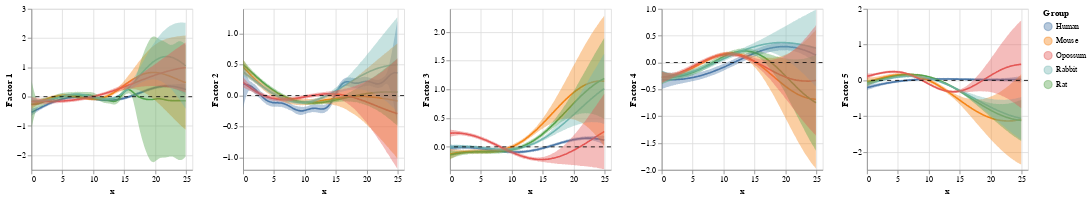

The notebook cell this image was saved under:
### Code cell
plot_gps_1d(model, torch.arange(start=0, end=25, step=0.1))

### Figure 1 — Vega specification as saved in the notebook (floating-point values rounded to 4 significant figures; data arrays with more than 128 entries replaced by an {"elided": "..."} marker saying what was removed)
{"$schema": "https://vega.github.io/schema/vega/v5.json", "data": [{"name": "param_8_store"}, {"name": "param_9_store"}, {"name": "param_10_store"}, {"name": "param_11_store"}, {"name": "param_12_store"}, {"name": "source_0", "values": {"elided": "1250 records"}}, {"name": "source_1", "values": [{"y": 0}]}, {"name": "source_2", "values": [{"y": 0}]}, {"name": "source_3", "values": [{"y": 0}]}, {"name": "source_4", "values": [{"y": 0}]}, {"name": "source_5", "values": [{"y": 0}]}, {"name": "source_0_color_domain_group", "values": [{"group": "Human"}, {"group": "Mouse"}, {"group": "Rat"}, {"group": "Rabbit"}, {"group": "Opossum"}]}, {"name": "source_0_concat_0_x_domain_x", "values": [{"min": 0.0, "max": 24.9}]}, {"name": "source_0_concat_1_x_domain_x", "values": [{"min": 0.0, "max": 24.9}]}, {"name": "source_0_concat_2_x_domain_x", "values": [{"min": 0.0, "max": 24.9}]}, {"name": "source_0_concat_3_x_domain_x", "values": [{"min": 0.0, "max": 24.9}]}, {"name": "source_0_concat_4_x_domain_x", "values": [{"min": 0.0, "max": 24.9}]}], "signals": [{"name": "childWidth", "value": 200}, {"name": "unit", "value": {}, "on": [{"events": "pointermove", "update": "isTuple(group()) ? group() : unit"}]}, {"name": "param_8", "update": "{\"x\": param_8_x, \"f_mean_factor_1\": param_8_f_mean_factor_1}"}, {"name": "param_8_x"}, {"name": "param_8_f_mean_factor_1"}, {"name": "param_9", "update": "{\"x\": param_9_x, \"f_mean_factor_2\": param_9_f_mean_factor_2}"}, {"name": "param_9_x"}, {"name": "param_9_f_mean_factor_2"}, {"name": "param_10", "update": "{\"x\": param_10_x, \"f_mean_factor_3\": param_10_f_mean_factor_3}"}, {"name": "param_10_x"}, {"name": "param_10_f_mean_factor_3"}, {"name": "param_11", "update": "{\"x\": param_11_x, \"f_mean_factor_4\": param_11_f_mean_factor_4}"}, {"name": "param_11_x"}, {"name": "param_11_f_mean_factor_4"}, {"name": "param_12", "update": "{\"x\": param_12_x, \"f_mean_factor_5\": param_12_f_mean_factor_5}"}, {"name": "param_12_x"}, {"name": "param_12_f_mean_factor_5"}], "marks": [{"type": "group", "name": "concat_0_group", "encode": {"update": {"height": {"signal": "height"}, "width": {"signal": "childWidth"}}}, "signals": [{"name": "param_8_x", "on": [{"events": [{"source": "view", "type": "dblclick"}], "update": "null"}, {"events": {"signal": "param_8_translate_delta"}, "update": "panLinear(param_8_translate_anchor.extent_x, -param_8_translate_delta.x / childWidth)"}, {"events": {"signal": "param_8_zoom_delta"}, "update": "zoomLinear(domain(\"concat_0_x\"), param_8_zoom_anchor.x, param_8_zoom_delta)"}], "push": "outer"}, {"name": "param_8_f_mean_factor_1", "on": [{"events": [{"source": "view", "type": "dblclick"}], "update": "null"}, {"events": {"signal": "param_8_translate_delta"}, "update": "panLinear(param_8_translate_anchor.extent_y, param_8_translate_delta.y / height)"}, {"events": {"signal": "param_8_zoom_delta"}, "update": "zoomLinear(domain(\"concat_0_y\"), param_8_zoom_anchor.y, param_8_zoom_delta)"}], "push": "outer"}, {"name": "param_8_tuple", "on": [{"events": [{"signal": "param_8_x || param_8_f_mean_factor_1"}], "update": "param_8_x && param_8_f_mean_factor_1 ? {unit: \"view_8\", fields: param_8_tuple_fields, values: [param_8_x,param_8_f_mean_factor_1]} : null"}]}, {"name": "param_8_tuple_fields", "value": [{"field": "x", "channel": "x", "type": "R"}, {"field": "f_mean_factor_1", "channel": "y", "type": "R"}]}, {"name": "param_8_translate_anchor", "value": {}, "on": [{"events": [{"source": "scope", "type": "pointerdown"}], "update": "{x: x(unit), y: y(unit), extent_x: domain(\"concat_0_x\"), extent_y: domain(\"concat_0_y\")}"}]}, {"name": "param_8_translate_delta", "value": {}, "on": [{"events": [{"source": "window", "between": [{"source": "scope", "type": "pointerdown"}, {"source": "window", "type": "pointerup"}], "consume": true, "type": "pointermove"}], "update": "{x: param_8_translate_anchor.x - x(unit), y: param_8_translate_anchor.y - y(unit)}"}]}, {"name": "param_8_zoom_anchor", "on": [{"events": [{"source": "scope", "consume": true, "type": "wheel"}], "update": "{x: invert(\"concat_0_x\", x(unit)), y: invert(\"concat_0_y\", y(unit))}"}]}, {"name": "param_8_zoom_delta", "on": [{"events": [{"source": "scope", "consume": true, "type": "wheel"}], "update": "pow(1.001, event.deltaY * pow(16, event.deltaMode))", "force": true}]}, {"name": "param_8_modify", "on": [{"events": {"signal": "param_8_tuple"}, "update": "modify(\"param_8_store\", param_8_tuple, true)"}]}], "marks": [{"type": "group", "name": "view_8_pathgroup", "from": {"facet": {"data": "source_0", "name": "faceted_path_view_8_main", "groupby": ["group"]}}, "encode": {"update": {"height": {"field": {"signal": null, "datum": null, "group": "height", "parent": null}}, "width": {"field": {"signal": null, "datum": null, "group": "width", "parent": null}}}}, "marks": [{"type": "line", "name": "view_8_marks", "from": {"data": "faceted_path_view_8_main"}, "sort": {"field": "datum[\"x\"]"}, "encode": {"update": {"x": {"field": "x", "scale": "concat_0_x"}, "defined": {"signal": "isValid(datum[\"x\"]) && isFinite(+datum[\"x\"]) && isValid(datum[\"f_mean_factor_1\"]) && isFinite(+datum[\"f_mean_factor_1\"])"}, "stroke": {"field": "group", "scale": "color"}, "y": {"field": "f_mean_factor_1", "scale": "concat_0_y"}}}, "style": ["line"], "clip": true, "interactive": true}]}, {"type": "group", "name": "concat_0_layer_1_pathgroup", "from": {"facet": {"data": "source_0", "name": "faceted_path_concat_0_layer_1_main", "groupby": ["group"]}}, "encode": {"update": {"width": {"field": {"signal": null, "datum": null, "group": "width", "parent": null}}, "height": {"field": {"signal": null, "datum": null, "group": "height", "parent": null}}}}, "marks": [{"type": "area", "name": "concat_0_layer_1_marks", "from": {"data": "faceted_path_concat_0_layer_1_main"}, "sort": {"field": "datum[\"x\"]"}, "encode": {"update": {"orient": {"value": "vertical"}, "defined": {"signal": "isValid(datum[\"x\"]) && isFinite(+datum[\"x\"]) && isValid(datum[\"f_lower_factor_1\"]) && isFinite(+datum[\"f_lower_factor_1\"])"}, "x": {"field": "x", "scale": "concat_0_x"}, "y2": {"field": "f_upper_factor_1", "scale": "concat_0_y"}, "fill": {"field": "group", "scale": "color"}, "opacity": {"value": 0.4}, "y": {"field": "f_lower_factor_1", "scale": "concat_0_y"}}}, "style": ["area"], "clip": true, "interactive": false}]}, {"type": "rule", "name": "concat_0_layer_2_marks", "from": {"data": "source_1"}, "encode": {"update": {"x2": {"value": 0}, "strokeDash": {"value": [5, 5]}, "stroke": {"value": "black"}, "y": {"field": "y", "scale": "concat_0_y"}, "x": {"field": {"signal": null, "datum": null, "group": "width", "parent": null}}}}, "interactive": false, "clip": true, "style": ["rule"]}], "axes": [{"scale": "concat_0_x", "zindex": 0, "domain": false, "grid": true, "gridScale": "concat_0_y", "maxExtent": 0, "minExtent": 0, "ticks": false, "tickCount": {"signal": "ceil(childWidth/40)"}, "aria": false, "labels": false, "orient": "bottom"}, {"scale": "concat_0_y", "labels": false, "maxExtent": 0, "gridScale": "concat_0_x", "zindex": 0, "ticks": false, "tickCount": {"signal": "ceil(height/40)"}, "grid": true, "aria": false, "domain": false, "minExtent": 0, "orient": "left"}, {"scale": "concat_0_x", "orient": "bottom", "labelOverlap": true, "zindex": 0, "grid": false, "labelFlush": true, "tickCount": {"signal": "ceil(childWidth/40)"}, "title": "x"}, {"scale": "concat_0_y", "labelOverlap": true, "zindex": 0, "grid": false, "tickCount": {"signal": "ceil(height/40)"}, "orient": "left", "title": "Factor 1"}], "style": "cell"}, {"type": "group", "name": "concat_1_group", "encode": {"update": {"height": {"signal": "height"}, "width": {"signal": "childWidth"}}}, "signals": [{"name": "param_9_x", "on": [{"events": [{"source": "view", "type": "dblclick"}], "update": "null"}, {"events": {"signal": "param_9_translate_delta"}, "update": "panLinear(param_9_translate_anchor.extent_x, -param_9_translate_delta.x / childWidth)"}, {"events": {"signal": "param_9_zoom_delta"}, "update": "zoomLinear(domain(\"concat_1_x\"), param_9_zoom_anchor.x, param_9_zoom_delta)"}], "push": "outer"}, {"name": "param_9_f_mean_factor_2", "on": [{"events": [{"source": "view", "type": "dblclick"}], "update": "null"}, {"events": {"signal": "param_9_translate_delta"}, "update": "panLinear(param_9_translate_anchor.extent_y, param_9_translate_delta.y / height)"}, {"events": {"signal": "param_9_zoom_delta"}, "update": "zoomLinear(domain(\"concat_1_y\"), param_9_zoom_anchor.y, param_9_zoom_delta)"}], "push": "outer"}, {"name": "param_9_tuple", "on": [{"events": [{"signal": "param_9_x || param_9_f_mean_factor_2"}], "update": "param_9_x && param_9_f_mean_factor_2 ? {unit: \"view_9\", fields: param_9_tuple_fields, values: [param_9_x,param_9_f_mean_factor_2]} : null"}]}, {"name": "param_9_tuple_fields", "value": [{"field": "x", "channel": "x", "type": "R"}, {"field": "f_mean_factor_2", "channel": "y", "type": "R"}]}, {"name": "param_9_translate_anchor", "value": {}, "on": [{"events": [{"source": "scope", "type": "pointerdown"}], "update": "{x: x(unit), y: y(unit), extent_x: domain(\"concat_1_x\"), extent_y: domain(\"concat_1_y\")}"}]}, {"name": "param_9_translate_delta", "value": {}, "on": [{"events": [{"source": "window", "between": [{"source": "scope", "type": "pointerdown"}, {"source": "window", "type": "pointerup"}], "type": "pointermove", "consume": true}], "update": "{x: param_9_translate_anchor.x - x(unit), y: param_9_translate_anchor.y - y(unit)}"}]}, {"name": "param_9_zoom_anchor", "on": [{"events": [{"source": "scope", "type": "wheel", "consume": true}], "update": "{x: invert(\"concat_1_x\", x(unit)), y: invert(\"concat_1_y\", y(unit))}"}]}, {"name": "param_9_zoom_delta", "on": [{"events": [{"source": "scope", "type": "wheel", "consume": true}], "update": "pow(1.001, event.deltaY * pow(16, event.deltaMode))", "force": true}]}, {"name": "param_9_modify", "on": [{"events": {"signal": "param_9_tuple"}, "update": "modify(\"param_9_store\", param_9_tuple, true)"}]}], "marks": [{"type": "group", "name": "view_9_pathgroup", "from": {"facet": {"data": "source_0", "name": "faceted_path_view_9_main", "groupby": ["group"]}}, "encode": {"update": {"width": {"field": {"signal": null, "datum": null, "group": "width", "parent": null}}, "height": {"field": {"signal": null, "datum": null, "group": "height", "parent": null}}}}, "marks": [{"type": "line", "name": "view_9_marks", "from": {"data": "faceted_path_view_9_main"}, "sort": {"field": "datum[\"x\"]"}, "encode": {"update": {"y": {"field": "f_mean_factor_2", "scale": "concat_1_y"}, "x": {"field": "x", "scale": "concat_1_x"}, "defined": {"signal": "isValid(datum[\"x\"]) && isFinite(+datum[\"x\"]) && isValid(datum[\"f_mean_factor_2\"]) && isFinite(+datum[\"f_mean_factor_2\"])"}, "stroke": {"field": "group", "scale": "color"}}}, "style": ["line"], "clip": true, "interactive": true}]}, {"type": "group", "name": "concat_1_layer_1_pathgroup", "from": {"facet": {"data": "source_0", "name": "faceted_path_concat_1_layer_1_main", "groupby": ["group"]}}, "encode": {"update": {"height": {"field": {"signal": null, "datum": null, "group": "height", "parent": null}}, "width": {"field": {"signal": null, "datum": null, "group": "width", "parent": null}}}}, "marks": [{"type": "area", "name": "concat_1_layer_1_marks", "from": {"data": "faceted_path_concat_1_layer_1_main"}, "sort": {"field": "datum[\"x\"]"}, "encode": {"update": {"defined": {"signal": "isValid(datum[\"x\"]) && isFinite(+datum[\"x\"]) && isValid(datum[\"f_lower_factor_2\"]) && isFinite(+datum[\"f_lower_factor_2\"])"}, "orient": {"value": "vertical"}, "y2": {"field": "f_upper_factor_2", "scale": "concat_1_y"}, "y": {"field": "f_lower_factor_2", "scale": "concat_1_y"}, "opacity": {"value": 0.4}, "x": {"field": "x", "scale": "concat_1_x"}, "fill": {"field": "group", "scale": "color"}}}, "clip": true, "style": ["area"], "interactive": false}]}, {"type": "rule", "name": "concat_1_layer_2_marks", "from": {"data": "source_2"}, "encode": {"update": {"x": {"field": {"signal": null, "datum": null, "group": "width", "parent": null}}, "stroke": {"value": "black"}, "x2": {"value": 0}, "y": {"field": "y", "scale": "concat_1_y"}, "strokeDash": {"value": [5, 5]}}}, "clip": true, "interactive": false, "style": ["rule"]}], "axes": [{"scale": "concat_1_x", "gridScale": "concat_1_y", "tickCount": {"signal": "ceil(childWidth/40)"}, "minExtent": 0, "labels": false, "orient": "bottom", "domain": false, "aria": false, "maxExtent": 0, "ticks": false, "zindex": 0, "grid": true}, {"scale": "concat_1_y", "aria": false, "minExtent": 0, "domain": false, "gridScale": "concat_1_x", "grid": true, "orient": "left", "maxExtent": 0, "ticks": false, "labels": false, "tickCount": {"signal": "ceil(height/40)"}, "zindex": 0}, {"scale": "concat_1_x", "tickCount": {"signal": "ceil(childWidth/40)"}, "title": "x", "grid": false, "labelFlush": true, "labelOverlap": true, "orient": "bottom", "zindex": 0}, {"scale": "concat_1_y", "grid": false, "tickCount": {"signal": "ceil(height/40)"}, "title": "Factor 2", "labelOverlap": true, "zindex": 0, "orient": "left"}], "style": "cell"}, {"type": "group", "name": "concat_2_group", "encode": {"update": {"width": {"signal": "childWidth"}, "height": {"signal": "height"}}}, "signals": [{"name": "param_10_x", "on": [{"events": [{"source": "view", "type": "dblclick"}], "update": "null"}, {"events": {"signal": "param_10_translate_delta"}, "update": "panLinear(param_10_translate_anchor.extent_x, -param_10_translate_delta.x / childWidth)"}, {"events": {"signal": "param_10_zoom_delta"}, "update": "zoomLinear(domain(\"concat_2_x\"), param_10_zoom_anchor.x, param_10_zoom_delta)"}], "push": "outer"}, {"name": "param_10_f_mean_factor_3", "on": [{"events": [{"source": "view", "type": "dblclick"}], "update": "null"}, {"events": {"signal": "param_10_translate_delta"}, "update": "panLinear(param_10_translate_anchor.extent_y, param_10_translate_delta.y / height)"}, {"events": {"signal": "param_10_zoom_delta"}, "update": "zoomLinear(domain(\"concat_2_y\"), param_10_zoom_anchor.y, param_10_zoom_delta)"}], "push": "outer"}, {"name": "param_10_tuple", "on": [{"events": [{"signal": "param_10_x || param_10_f_mean_factor_3"}], "update": "param_10_x && param_10_f_mean_factor_3 ? {unit: \"view_10\", fields: param_10_tuple_fields, values: [param_10_x,param_10_f_mean_factor_3]} : null"}]}, {"name": "param_10_tuple_fields", "value": [{"field": "x", "channel": "x", "type": "R"}, {"field": "f_mean_factor_3", "channel": "y", "type": "R"}]}, {"name": "param_10_translate_anchor", "value": {}, "on": [{"events": [{"source": "scope", "type": "pointerdown"}], "update": "{x: x(unit), y: y(unit), extent_x: domain(\"concat_2_x\"), extent_y: domain(\"concat_2_y\")}"}]}, {"name": "param_10_translate_delta", "value": {}, "on": [{"events": [{"source": "window", "between": [{"source": "scope", "type": "pointerdown"}, {"source": "window", "type": "pointerup"}], "consume": true, "type": "pointermove"}], "update": "{x: param_10_translate_anchor.x - x(unit), y: param_10_translate_anchor.y - y(unit)}"}]}, {"name": "param_10_zoom_anchor", "on": [{"events": [{"source": "scope", "type": "wheel", "consume": true}], "update": "{x: invert(\"concat_2_x\", x(unit)), y: invert(\"concat_2_y\", y(unit))}"}]}, {"name": "param_10_zoom_delta", "on": [{"events": [{"source": "scope", "type": "wheel", "consume": true}], "update": "pow(1.001, event.deltaY * pow(16, event.deltaMode))", "force": true}]}, {"name": "param_10_modify", "on": [{"events": {"signal": "param_10_tuple"}, "update": "modify(\"param_10_store\", param_10_tuple, true)"}]}], "marks": [{"type": "group", "name": "view_10_pathgroup", "from": {"facet": {"data": "source_0", "name": "faceted_path_view_10_main", "groupby": ["group"]}}, "encode": {"update": {"height": {"field": {"signal": null, "datum": null, "group": "height", "parent": null}}, "width": {"field": {"signal": null, "datum": null, "group": "width", "parent": null}}}}, "marks": [{"type": "line", "name": "view_10_marks", "from": {"data": "faceted_path_view_10_main"}, "sort": {"field": "datum[\"x\"]"}, "encode": {"update": {"x": {"field": "x", "scale": "concat_2_x"}, "y": {"field": "f_mean_factor_3", "scale": "concat_2_y"}, "stroke": {"field": "group", "scale": "color"}, "defined": {"signal": "isValid(datum[\"x\"]) && isFinite(+datum[\"x\"]) && isValid(datum[\"f_mean_factor_3\"]) && isFinite(+datum[\"f_mean_factor_3\"])"}}}, "interactive": true, "clip": true, "style": ["line"]}]}, {"type": "group", "name": "concat_2_layer_1_pathgroup", "from": {"facet": {"data": "source_0", "name": "faceted_path_concat_2_layer_1_main", "groupby": ["group"]}}, "encode": {"update": {"width": {"field": {"signal": null, "datum": null, "group": "width", "parent": null}}, "height": {"field": {"signal": null, "datum": null, "group": "height", "parent": null}}}}, "marks": [{"type": "area", "name": "concat_2_layer_1_marks", "from": {"data": "faceted_path_concat_2_layer_1_main"}, "sort": {"field": "datum[\"x\"]"}, "encode": {"update": {"x": {"field": "x", "scale": "concat_2_x"}, "opacity": {"value": 0.4}, "y": {"field": "f_lower_factor_3", "scale": "concat_2_y"}, "defined": {"signal": "isValid(datum[\"x\"]) && isFinite(+datum[\"x\"]) && isValid(datum[\"f_lower_factor_3\"]) && isFinite(+datum[\"f_lower_factor_3\"])"}, "fill": {"field": "group", "scale": "color"}, "y2": {"field": "f_upper_factor_3", "scale": "concat_2_y"}, "orient": {"value": "vertical"}}}, "clip": true, "style": ["area"], "interactive": false}]}, {"type": "rule", "name": "concat_2_layer_2_marks", "from": {"data": "source_3"}, "encode": {"update": {"x": {"field": {"signal": null, "datum": null, "group": "width", "parent": null}}, "x2": {"value": 0}, "y": {"field": "y", "scale": "concat_2_y"}, "strokeDash": {"value": [5, 5]}, "stroke": {"value": "black"}}}, "style": ["rule"], "interactive": false, "clip": true}], "axes": [{"scale": "concat_2_x", "maxExtent": 0, "zindex": 0, "ticks": false, "labels": false, "aria": false, "orient": "bottom", "minExtent": 0, "grid": true, "gridScale": "concat_2_y", "domain": false, "tickCount": {"signal": "ceil(childWidth/40)"}}, {"scale": "concat_2_y", "domain": false, "labels": false, "orient": "left", "zindex": 0, "grid": true, "tickCount": {"signal": "ceil(height/40)"}, "maxExtent": 0, "minExtent": 0, "ticks": false, "gridScale": "concat_2_x", "aria": false}, {"scale": "concat_2_x", "title": "x", "tickCount": {"signal": "ceil(childWidth/40)"}, "zindex": 0, "labelFlush": true, "labelOverlap": true, "grid": false, "orient": "bottom"}, {"scale": "concat_2_y", "zindex": 0, "tickCount": {"signal": "ceil(height/40)"}, "orient": "left", "title": "Factor 3", "grid": false, "labelOverlap": true}], "style": "cell"}, {"type": "group", "name": "concat_3_group", "encode": {"update": {"height": {"signal": "height"}, "width": {"signal": "childWidth"}}}, "signals": [{"name": "param_11_x", "on": [{"events": [{"source": "view", "type": "dblclick"}], "update": "null"}, {"events": {"signal": "param_11_translate_delta"}, "update": "panLinear(param_11_translate_anchor.extent_x, -param_11_translate_delta.x / childWidth)"}, {"events": {"signal": "param_11_zoom_delta"}, "update": "zoomLinear(domain(\"concat_3_x\"), param_11_zoom_anchor.x, param_11_zoom_delta)"}], "push": "outer"}, {"name": "param_11_f_mean_factor_4", "on": [{"events": [{"source": "view", "type": "dblclick"}], "update": "null"}, {"events": {"signal": "param_11_translate_delta"}, "update": "panLinear(param_11_translate_anchor.extent_y, param_11_translate_delta.y / height)"}, {"events": {"signal": "param_11_zoom_delta"}, "update": "zoomLinear(domain(\"concat_3_y\"), param_11_zoom_anchor.y, param_11_zoom_delta)"}], "push": "outer"}, {"name": "param_11_tuple", "on": [{"events": [{"signal": "param_11_x || param_11_f_mean_factor_4"}], "update": "param_11_x && param_11_f_mean_factor_4 ? {unit: \"view_11\", fields: param_11_tuple_fields, values: [param_11_x,param_11_f_mean_factor_4]} : null"}]}, {"name": "param_11_tuple_fields", "value": [{"field": "x", "channel": "x", "type": "R"}, {"field": "f_mean_factor_4", "channel": "y", "type": "R"}]}, {"name": "param_11_translate_anchor", "value": {}, "on": [{"events": [{"source": "scope", "type": "pointerdown"}], "update": "{x: x(unit), y: y(unit), extent_x: domain(\"concat_3_x\"), extent_y: domain(\"concat_3_y\")}"}]}, {"name": "param_11_translate_delta", "value": {}, "on": [{"events": [{"source": "window", "between": [{"source": "scope", "type": "pointerdown"}, {"source": "window", "type": "pointerup"}], "consume": true, "type": "pointermove"}], "update": "{x: param_11_translate_anchor.x - x(unit), y: param_11_translate_anchor.y - y(unit)}"}]}, {"name": "param_11_zoom_anchor", "on": [{"events": [{"source": "scope", "type": "wheel", "consume": true}], "update": "{x: invert(\"concat_3_x\", x(unit)), y: invert(\"concat_3_y\", y(unit))}"}]}, {"name": "param_11_zoom_delta", "on": [{"events": [{"source": "scope", "consume": true, "type": "wheel"}], "update": "pow(1.001, event.deltaY * pow(16, event.deltaMode))", "force": true}]}, {"name": "param_11_modify", "on": [{"events": {"signal": "param_11_tuple"}, "update": "modify(\"param_11_store\", param_11_tuple, true)"}]}], "marks": [{"type": "group", "name": "view_11_pathgroup", "from": {"facet": {"data": "source_0", "name": "faceted_path_view_11_main", "groupby": ["group"]}}, "encode": {"update": {"height": {"field": {"signal": null, "datum": null, "group": "height", "parent": null}}, "width": {"field": {"signal": null, "datum": null, "group": "width", "parent": null}}}}, "marks": [{"type": "line", "name": "view_11_marks", "from": {"data": "faceted_path_view_11_main"}, "sort": {"field": "datum[\"x\"]"}, "encode": {"update": {"defined": {"signal": "isValid(datum[\"x\"]) && isFinite(+datum[\"x\"]) && isValid(datum[\"f_mean_factor_4\"]) && isFinite(+datum[\"f_mean_factor_4\"])"}, "y": {"field": "f_mean_factor_4", "scale": "concat_3_y"}, "stroke": {"field": "group", "scale": "color"}, "x": {"field": "x", "scale": "concat_3_x"}}}, "clip": true, "style": ["line"], "interactive": true}]}, {"type": "group", "name": "concat_3_layer_1_pathgroup", "from": {"facet": {"data": "source_0", "name": "faceted_path_concat_3_layer_1_main", "groupby": ["group"]}}, "encode": {"update": {"height": {"field": {"signal": null, "datum": null, "group": "height", "parent": null}}, "width": {"field": {"signal": null, "datum": null, "group": "width", "parent": null}}}}, "marks": [{"type": "area", "name": "concat_3_layer_1_marks", "from": {"data": "faceted_path_concat_3_layer_1_main"}, "sort": {"field": "datum[\"x\"]"}, "encode": {"update": {"opacity": {"value": 0.4}, "fill": {"field": "group", "scale": "color"}, "y": {"field": "f_lower_factor_4", "scale": "concat_3_y"}, "x": {"field": "x", "scale": "concat_3_x"}, "y2": {"field": "f_upper_factor_4", "scale": "concat_3_y"}, "orient": {"value": "vertical"}, "defined": {"signal": "isValid(datum[\"x\"]) && isFinite(+datum[\"x\"]) && isValid(datum[\"f_lower_factor_4\"]) && isFinite(+datum[\"f_lower_factor_4\"])"}}}, "style": ["area"], "clip": true, "interactive": false}]}, {"type": "rule", "name": "concat_3_layer_2_marks", "from": {"data": "source_4"}, "encode": {"update": {"stroke": {"value": "black"}, "x": {"field": {"signal": null, "datum": null, "group": "width", "parent": null}}, "x2": {"value": 0}, "strokeDash": {"value": [5, 5]}, "y": {"field": "y", "scale": "concat_3_y"}}}, "style": ["rule"], "interactive": false, "clip": true}], "axes": [{"scale": "concat_3_x", "labels": false, "grid": true, "orient": "bottom", "domain": false, "gridScale": "concat_3_y", "aria": false, "maxExtent": 0, "tickCount": {"signal": "ceil(childWidth/40)"}, "minExtent": 0, "ticks": false, "zindex": 0}, {"scale": "concat_3_y", "grid": true, "domain": false, "orient": "left", "zindex": 0, "tickCount": {"signal": "ceil(height/40)"}, "gridScale": "concat_3_x", "minExtent": 0, "ticks": false, "aria": false, "maxExtent": 0, "labels": false}, {"scale": "concat_3_x", "labelOverlap": true, "tickCount": {"signal": "ceil(childWidth/40)"}, "zindex": 0, "grid": false, "title": "x", "orient": "bottom", "labelFlush": true}, {"scale": "concat_3_y", "zindex": 0, "labelOverlap": true, "title": "Factor 4", "orient": "left", "tickCount": {"signal": "ceil(height/40)"}, "grid": false}], "style": "cell"}, {"type": "group", "name": "concat_4_group", "encode": {"update": {"width": {"signal": "childWidth"}, "height": {"signal": "height"}}}, "signals": [{"name": "param_12_x", "on": [{"events": [{"source": "view", "type": "dblclick"}], "update": "null"}, {"events": {"signal": "param_12_translate_delta"}, "update": "panLinear(param_12_translate_anchor.extent_x, -param_12_translate_delta.x / childWidth)"}, {"events": {"signal": "param_12_zoom_delta"}, "update": "zoomLinear(domain(\"concat_4_x\"), param_12_zoom_anchor.x, param_12_zoom_delta)"}], "push": "outer"}, {"name": "param_12_f_mean_factor_5", "on": [{"events": [{"source": "view", "type": "dblclick"}], "update": "null"}, {"events": {"signal": "param_12_translate_delta"}, "update": "panLinear(param_12_translate_anchor.extent_y, param_12_translate_delta.y / height)"}, {"events": {"signal": "param_12_zoom_delta"}, "update": "zoomLinear(domain(\"concat_4_y\"), param_12_zoom_anchor.y, param_12_zoom_delta)"}], "push": "outer"}, {"name": "param_12_tuple", "on": [{"events": [{"signal": "param_12_x || param_12_f_mean_factor_5"}], "update": "param_12_x && param_12_f_mean_factor_5 ? {unit: \"view_12\", fields: param_12_tuple_fields, values: [param_12_x,param_12_f_mean_factor_5]} : null"}]}, {"name": "param_12_tuple_fields", "value": [{"field": "x", "channel": "x", "type": "R"}, {"field": "f_mean_factor_5", "channel": "y", "type": "R"}]}, {"name": "param_12_translate_anchor", "value": {}, "on": [{"events": [{"source": "scope", "type": "pointerdown"}], "update": "{x: x(unit), y: y(unit), extent_x: domain(\"concat_4_x\"), extent_y: domain(\"concat_4_y\")}"}]}, {"name": "param_12_translate_delta", "value": {}, "on": [{"events": [{"source": "window", "between": [{"source": "scope", "type": "pointerdown"}, {"source": "window", "type": "pointerup"}], "type": "pointermove", "consume": true}], "update": "{x: param_12_translate_anchor.x - x(unit), y: param_12_translate_anchor.y - y(unit)}"}]}, {"name": "param_12_zoom_anchor", "on": [{"events": [{"source": "scope", "consume": true, "type": "wheel"}], "update": "{x: invert(\"concat_4_x\", x(unit)), y: invert(\"concat_4_y\", y(unit))}"}]}, {"name": "param_12_zoom_delta", "on": [{"events": [{"source": "scope", "consume": true, "type": "wheel"}], "update": "pow(1.001, event.deltaY * pow(16, event.deltaMode))", "force": true}]}, {"name": "param_12_modify", "on": [{"events": {"signal": "param_12_tuple"}, "update": "modify(\"param_12_store\", param_12_tuple, true)"}]}], "marks": [{"type": "group", "name": "view_12_pathgroup", "from": {"facet": {"data": "source_0", "name": "faceted_path_view_12_main", "groupby": ["group"]}}, "encode": {"update": {"width": {"field": {"signal": null, "datum": null, "group": "width", "parent": null}}, "height": {"field": {"signal": null, "datum": null, "group": "height", "parent": null}}}}, "marks": [{"type": "line", "name": "view_12_marks", "from": {"data": "faceted_path_view_12_main"}, "sort": {"field": "datum[\"x\"]"}, "encode": {"update": {"x": {"field": "x", "scale": "concat_4_x"}, "y": {"field": "f_mean_factor_5", "scale": "concat_4_y"}, "defined": {"signal": "isValid(datum[\"x\"]) && isFinite(+datum[\"x\"]) && isValid(datum[\"f_mean_factor_5\"]) && isFinite(+datum[\"f_mean_factor_5\"])"}, "stroke": {"field": "group", "scale": "color"}}}, "style": ["line"], "clip": true, "interactive": true}]}, {"type": "group", "name": "concat_4_layer_1_pathgroup", "from": {"facet": {"data": "source_0", "name": "faceted_path_concat_4_layer_1_main", "groupby": ["group"]}}, "encode": {"update": {"width": {"field": {"signal": null, "datum": null, "group": "width", "parent": null}}, "height": {"field": {"signal": null, "datum": null, "group": "height", "parent": null}}}}, "marks": [{"type": "area", "name": "concat_4_layer_1_marks", "from": {"data": "faceted_path_concat_4_layer_1_main"}, "sort": {"field": "datum[\"x\"]"}, "encode": {"update": {"opacity": {"value": 0.4}, "defined": {"signal": "isValid(datum[\"x\"]) && isFinite(+datum[\"x\"]) && isValid(datum[\"f_lower_factor_5\"]) && isFinite(+datum[\"f_lower_factor_5\"])"}, "y": {"field": "f_lower_factor_5", "scale": "concat_4_y"}, "y2": {"field": "f_upper_factor_5", "scale": "concat_4_y"}, "fill": {"field": "group", "scale": "color"}, "x": {"field": "x", "scale": "concat_4_x"}, "orient": {"value": "vertical"}}}, "interactive": false, "clip": true, "style": ["area"]}]}, {"type": "rule", "name": "concat_4_layer_2_marks", "from": {"data": "source_5"}, "encode": {"update": {"strokeDash": {"value": [5, 5]}, "x2": {"value": 0}, "stroke": {"value": "black"}, "x": {"field": {"signal": null, "datum": null, "group": "width", "parent": null}}, "y": {"field": "y", "scale": "concat_4_y"}}}, "clip": true, "style": ["rule"], "interactive": false}], "axes": [{"scale": "concat_4_x", "zindex": 0, "tickCount": {"signal": "ceil(childWidth/40)"}, "orient": "bottom", "grid": true, "domain": false, "aria": false, "minExtent": 0, "gridScale": "concat_4_y", "labels": false, "maxExtent": 0, "ticks": false}, {"scale": "concat_4_y", "ticks": false, "domain": false, "zindex": 0, "aria": false, "orient": "left", "grid": true, "maxExtent": 0, "labels": false, "minExtent": 0, "gridScale": "concat_4_x", "tickCount": {"signal": "ceil(height/40)"}}, {"scale": "concat_4_x", "orient": "bottom", "zindex": 0, "tickCount": {"signal": "ceil(childWidth/40)"}, "grid": false, "title": "x", "labelFlush": true, "labelOverlap": true}, {"scale": "concat_4_y", "tickCount": {"signal": "ceil(height/40)"}, "orient": "left", "zindex": 0, "labelOverlap": true, "grid": false, "title": "Factor 5"}], "style": "cell"}], "scales": [{"name": "color", "type": "ordinal", "domain": {"data": "source_0_color_domain_group", "field": "group", "sort": true}, "range": "category"}, {"name": "concat_0_x", "type": "linear", "domain": [{"signal": "(data(\"source_0_concat_0_x_domain_x\")[0] || {}).min"}, {"signal": "(data(\"source_0_concat_0_x_domain_x\")[0] || {}).max"}], "range": [0, {"signal": "childWidth"}], "nice": true, "zero": false, "domainRaw": {"signal": "param_8[\"x\"]"}}, {"name": "concat_0_y", "type": "linear", "domain": {"fields": [{"data": "source_0", "field": "f_mean_factor_1"}, {"data": "source_0", "field": "f_lower_factor_1"}, {"data": "source_0", "field": "f_upper_factor_1"}, {"data": "source_1", "field": "y"}]}, "range": [{"signal": "height"}, 0], "nice": true, "zero": true, "domainRaw": {"signal": "param_8[\"f_mean_factor_1\"]"}}, {"name": "concat_1_x", "type": "linear", "domain": [{"signal": "(data(\"source_0_concat_1_x_domain_x\")[0] || {}).min"}, {"signal": "(data(\"source_0_concat_1_x_domain_x\")[0] || {}).max"}], "range": [0, {"signal": "childWidth"}], "domainRaw": {"signal": "param_9[\"x\"]"}, "zero": false, "nice": true}, {"name": "concat_1_y", "type": "linear", "domain": {"fields": [{"data": "source_0", "field": "f_mean_factor_2"}, {"data": "source_0", "field": "f_lower_factor_2"}, {"data": "source_0", "field": "f_upper_factor_2"}, {"data": "source_2", "field": "y"}]}, "range": [{"signal": "height"}, 0], "domainRaw": {"signal": "param_9[\"f_mean_factor_2\"]"}, "nice": true, "zero": true}, {"name": "concat_2_x", "type": "linear", "domain": [{"signal": "(data(\"source_0_concat_2_x_domain_x\")[0] || {}).min"}, {"signal": "(data(\"source_0_concat_2_x_domain_x\")[0] || {}).max"}], "range": [0, {"signal": "childWidth"}], "zero": false, "domainRaw": {"signal": "param_10[\"x\"]"}, "nice": true}, {"name": "concat_2_y", "type": "linear", "domain": {"fields": [{"data": "source_0", "field": "f_mean_factor_3"}, {"data": "source_0", "field": "f_lower_factor_3"}, {"data": "source_0", "field": "f_upper_factor_3"}, {"data": "source_3", "field": "y"}]}, "range": [{"signal": "height"}, 0], "nice": true, "zero": true, "domainRaw": {"signal": "param_10[\"f_mean_factor_3\"]"}}, {"name": "concat_3_x", "type": "linear", "domain": [{"signal": "(data(\"source_0_concat_3_x_domain_x\")[0] || {}).min"}, {"signal": "(data(\"source_0_concat_3_x_domain_x\")[0] || {}).max"}], "range": [0, {"signal": "childWidth"}], "zero": false, "domainRaw": {"signal": "param_11[\"x\"]"}, "nice": true}, {"name": "concat_3_y", "type": "linear", "domain": {"fields": [{"data": "source_0", "field": "f_mean_factor_4"}, {"data": "source_0", "field": "f_lower_factor_4"}, {"data": "source_0", "field": "f_upper_factor_4"}, {"data": "source_4", "field": "y"}]}, "range": [{"signal": "height"}, 0], "nice": true, "domainRaw": {"signal": "param_11[\"f_mean_factor_4\"]"}, "zero": true}, {"name": "concat_4_x", "type": "linear", "domain": [{"signal": "(data(\"source_0_concat_4_x_domain_x\")[0] || {}).min"}, {"signal": "(data(\"source_0_concat_4_x_domain_x\")[0] || {}).max"}], "range": [0, {"signal": "childWidth"}], "domainRaw": {"signal": "param_12[\"x\"]"}, "nice": true, "zero": false}, {"name": "concat_4_y", "type": "linear", "domain": {"fields": [{"data": "source_0", "field": "f_mean_factor_5"}, {"data": "source_0", "field": "f_lower_factor_5"}, {"data": "source_0", "field": "f_upper_factor_5"}, {"data": "source_5", "field": "y"}]}, "range": [{"signal": "height"}, 0], "domainRaw": {"signal": "param_12[\"f_mean_factor_5\"]"}, "nice": true, "zero": true}], "background": "white", "legends": [{"title": "Group", "stroke": "color", "symbolType": "circle", "fill": "color", "encode": {"symbols": {"update": {"opacity": {"value": 0.4}}}}}], "layout": {"padding": 20, "bounds": "full", "align": "each"}, "padding": 5, "height": 200}
